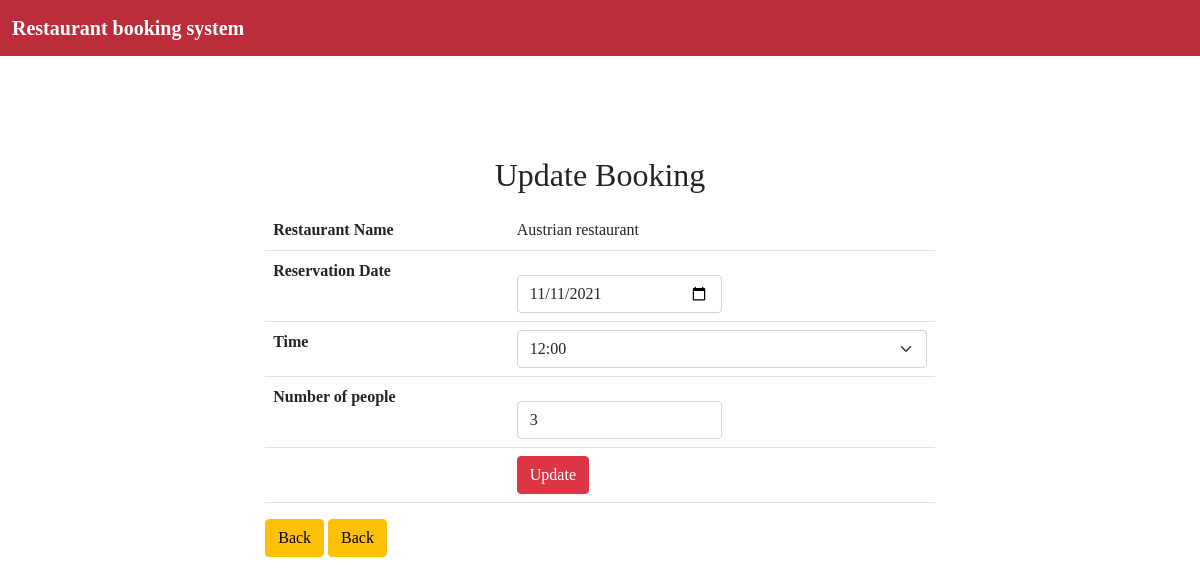
/booking/update_booking.php?id=24 (signed in), run on the app's committed database.
### tables this page shows
CREATE TABLE `booking` (
  `bookingId` int(11) NOT NULL,
  `fk_userId` int(11) NOT NULL,
  `fk_productsId` int(11) DEFAULT NULL,
  `reservation_date` date NOT NULL,
  `number_people` int(11) NOT NULL,
  `time` varchar(10) DEFAULT NULL
);

CREATE TABLE `products` (
  `id` int(11) NOT NULL,
  `name` varchar(255) NOT NULL,
  `price` decimal(13,2) NOT NULL,
  `picture` varchar(255) DEFAULT NULL,
  `fk_supplierId` int(11) DEFAULT NULL,
  `description` varchar(300) NOT NULL
);

### booking/update_booking.php (the view, shortened to what this page needs)
<?php
require_once "../components/db_connect.php";
if ($_GET['id']) {
    $id = $_GET['id'];
    $sql = "SELECT *
    FROM booking
    JOIN products on products.id = booking.fk_productsId
    JOIN user on user.id = booking.fk_userId
    WHERE bookingId = {$id}";
    $result = mysqli_query($connect, $sql);
    $data = mysqli_fetch_assoc($result);
    if (mysqli_num_rows($result) >= 0) {
        $reservation_date = $data['reservation_date'];
        $time = $data['time'];
        $number_people = $data['number_people'];
        $productname = $data['name'];
    }
}
$class = "show";
$class2 ="hidden";
if (isset($_SESSION["adm"])) {
    $class = "hidden";
    $class2 = "show";
}
?>
<!DOCTYPE html>
<html lang="en">
<head>
    <?php require_once '../components/boot.php' ?>
</head>
<body>
<nav class="navbar navbar-expand-lg navbar">
      <div class="container-fluid">
         <a class="navbar-brand text-white fw-bold" href="index.php">Restaurant booking system</a>
      </div>
   </nav>
    <div class="container">
    <fieldset>
        <center>
            <legend class='h2 mb-3'>Update Booking</legend>
        </center>
        <form method="post" enctype="multipart/form-data">
            <table class="table mt-5">
                <tr>
                    <th>Restaurant Name</th>
                    <td><?php echo $productname ?></td>
                </tr>
                <tr>
                    <th>Reservation Date</th>
                    <td><input class='form-control mt-3 w-50' type="date" name="reservation_date" value="<?=$reservation_date?>"></td>
                </tr>
                <tr>
                    <th>Time</th>
                    <td><select class="form-select" aria-label="Default select example" name="time">
                            <option selected><?=$time?></option>
                        </select></td>
                </tr>
                <tr>
                    <th>Number of people</th>
                    <td><input class='form-control mt-3 w-50' type="number" name="number_people" value="<?= $number_people ?>"></td>
                </tr>
                <tr>
                    <td> </td>
                    <td><a href="home.php"></a><button class="btn btn-danger" name="submit" type="submit">Update</button>
                    </td>
                </tr>
            </table>
            <a href="../home.php"><button class="btn btn-warning <?=$class?>>" type="button">Back</button></a>
            <a href="../dashBoard.php"><button class="btn btn-warning <?=$class2?>" type="button">Back</button></a>
        </form>
    </fieldset>
    </div>
</body>
</html>

### components/boot.php (style rules this page uses)
* { font-family: Georgia, serif; }
.navbar { background-color: rgb(187, 45, 59); }
a { text-decoration: none; }

### booking/update_booking.php (style rules this page uses)
fieldset { margin: auto; margin-top: 100px; width: 60%; }

### data on the page
booking: fk_productsId.name "Austrian restaurant", reservation_date "11/11/2021", time "12:00", number_people "3"
